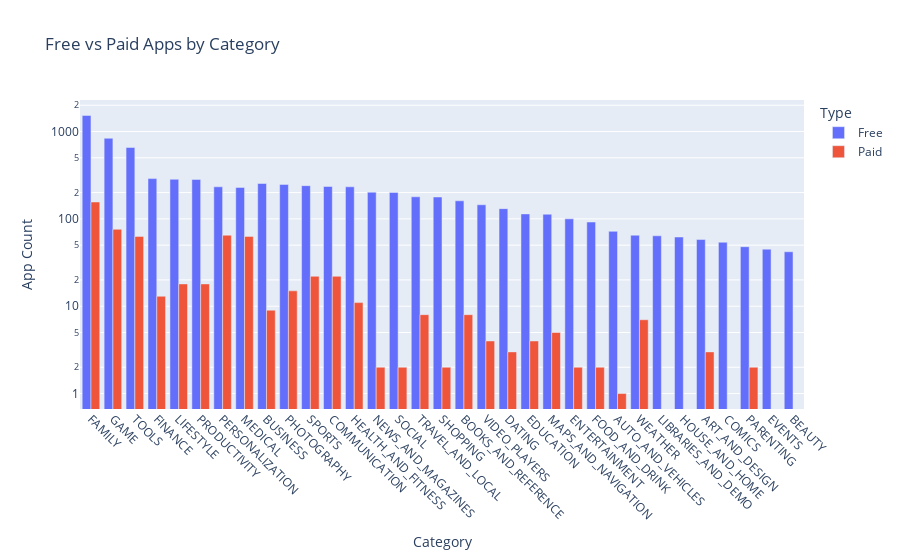
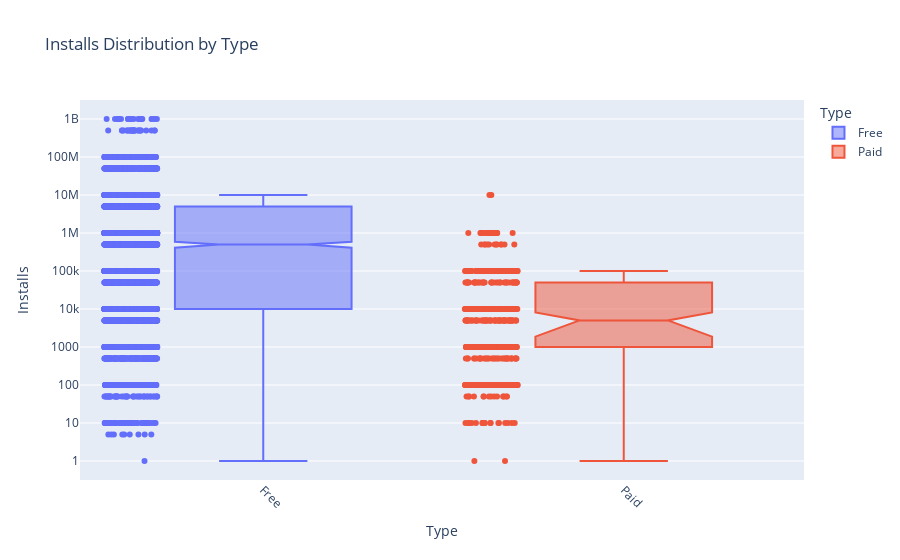
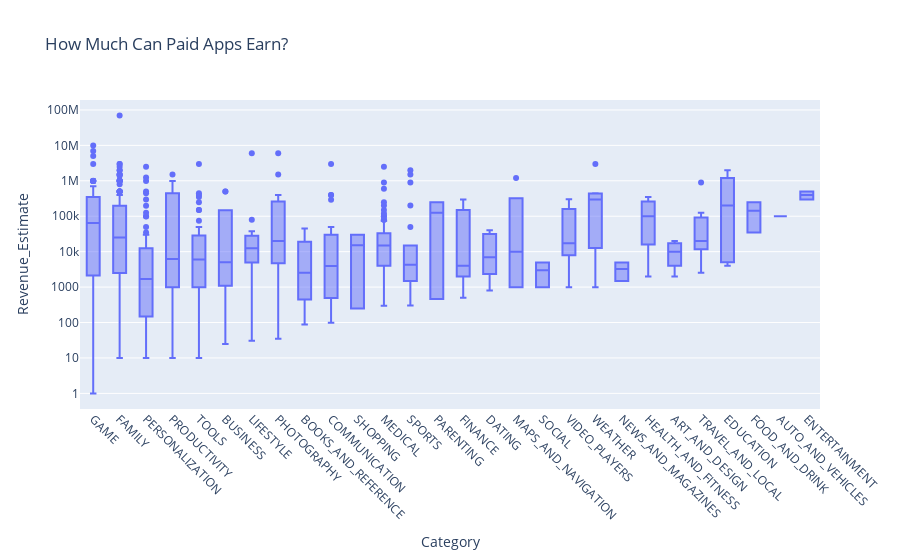

These figures' notebook cell, in order:
### Markdown cell above
# Grouped Bar Charts and Box Plots with Plotly

### Code cell
if __name__ == "__main__":
    setup_logging()

    app_df = return_cleaned_df()
    app_df.Installs = app_df.Installs.replace('[\+,]', '', regex=True).astype(int)
    app_df.Price = app_df.Price.replace('[\$,]', '', regex=True).astype(float)
    print(f'Type count: {app_df.Type.value_counts()}')

    df_free_vs_paid = app_df.groupby(
        ['Category', 'Type'], 
        as_index=False
        ).agg({'App': pd.Series.count}).sort_values(
            by='App',
            ascending=False
        )
    
    bar_fig = px.bar(
        data_frame=df_free_vs_paid, 
        x='Category', 
        y='App', 
        color='Type', 
        title='Free vs Paid Apps by Category',
        labels={'Category': 'Category', 'App': 'App Count'},
        barmode='group'
    )
    bar_fig.update_layout(
        xaxis={'categoryorder': 'total descending'},
        yaxis=dict(type='log'),
        xaxis_tickangle=45,
        legend_title_text='Type'
    )
    bar_fig.show()

    box_fig = px.box(
        data_frame=app_df, 
        x='Type',
        y='Installs',
        color='Type',
        notched=True,
        points='all',
        title='Installs Distribution by Type'
    )
    box_fig.update_layout(
        yaxis=dict(type='log'),
        xaxis_tickangle=45
    )
    box_fig.show()

    paid_apps = app_df[app_df.Type == 'Paid']
    paid_apps = paid_apps[paid_apps.Price < 250]
    paid_apps['Revenue_Estimate'] = paid_apps.Installs * paid_apps.Price
    
    box_fig_paid = px.box(
        data_frame=paid_apps, 
        x='Category', 
        y='Revenue_Estimate',
        title='How Much Can Paid Apps Earn?'
    )
    box_fig_paid.update_layout(
        yaxis=dict(type='log'),
        xaxis={'categoryorder': 'min ascending'},
        xaxis_tickangle=45
    )
    box_fig_paid.show()

    box_fig_paid2 = px.box(
        data_frame=paid_apps, 
        x='Category', 
        y='Price',
        title='Price per Category'
    )
    box_fig_paid2.update_layout(
        yaxis=dict(type='log'),
        xaxis={'categoryorder': 'max descending'},
        xaxis_tickangle=45
    )
    box_fig_paid2.show()

### Figure 1 — Plotly figure (JSON) as saved in the notebook; plotly's stock layout.template omitted (floating-point values rounded to 4 significant figures)
{"data": [{"alignmentgroup": "True", "hovertemplate": "Type=Free<br>Category=%{x}<br>App Count=%{y}<extra></extra>", "legendgroup": "Free", "marker": {"color": "#636efa", "pattern": {"shape": ""}}, "name": "Free", "offsetgroup": "Free", "orientation": "v", "showlegend": true, "textposition": "auto", "type": "bar", "x": ["FAMILY", "GAME", "TOOLS", "FINANCE", "LIFESTYLE", "PRODUCTIVITY", "BUSINESS", "PHOTOGRAPHY", "SPORTS", "COMMUNICATION", "HEALTH_AND_FITNESS", "PERSONALIZATION", "MEDICAL", "NEWS_AND_MAGAZINES", "SOCIAL", "TRAVEL_AND_LOCAL", "SHOPPING", "BOOKS_AND_REFERENCE", "VIDEO_PLAYERS", "DATING", "EDUCATION", "MAPS_AND_NAVIGATION", "ENTERTAINMENT", "FOOD_AND_DRINK", "AUTO_AND_VEHICLES", "WEATHER", "LIBRARIES_AND_DEMO", "HOUSE_AND_HOME", "ART_AND_DESIGN", "COMICS", "PARENTING", "EVENTS", "BEAUTY"], "xaxis": "x", "y": [1528, 837, 657, 289, 284, 283, 254, 248, 240, 235, 233, 233, 229, 202, 201, 179, 178, 161, 145, 131, 114, 113, 100, 92, 72, 65, 64, 62, 58, 54, 48, 45, 42], "yaxis": "y"}, {"alignmentgroup": "True", "hovertemplate": "Type=Paid<br>Category=%{x}<br>App Count=%{y}<extra></extra>", "legendgroup": "Paid", "marker": {"color": "#EF553B", "pattern": {"shape": ""}}, "name": "Paid", "offsetgroup": "Paid", "orientation": "v", "showlegend": true, "textposition": "auto", "type": "bar", "x": ["FAMILY", "GAME", "PERSONALIZATION", "TOOLS", "MEDICAL", "SPORTS", "COMMUNICATION", "LIFESTYLE", "PRODUCTIVITY", "PHOTOGRAPHY", "FINANCE", "HEALTH_AND_FITNESS", "BUSINESS", "TRAVEL_AND_LOCAL", "BOOKS_AND_REFERENCE", "WEATHER", "MAPS_AND_NAVIGATION", "EDUCATION", "VIDEO_PLAYERS", "ART_AND_DESIGN", "DATING", "NEWS_AND_MAGAZINES", "ENTERTAINMENT", "FOOD_AND_DRINK", "SOCIAL", "PARENTING", "SHOPPING", "AUTO_AND_VEHICLES"], "xaxis": "x", "y": [156, 76, 65, 63, 63, 22, 22, 18, 18, 15, 13, 11, 9, 8, 8, 7, 5, 4, 4, 3, 3, 2, 2, 2, 2, 2, 2, 1], "yaxis": "y"}], "layout": {"barmode": "group", "legend": {"title": {"text": "Type"}, "tracegroupgap": 0}, "title": {"text": "Free vs Paid Apps by Category"}, "xaxis": {"anchor": "y", "categoryorder": "total descending", "domain": [0, 1], "tickangle": 45, "title": {"text": "Category"}}, "yaxis": {"anchor": "x", "domain": [0, 1], "title": {"text": "App Count"}, "type": "log"}}}

### Figure 2 — Plotly figure (JSON) as saved in the notebook; plotly's stock layout.template omitted (floating-point values rounded to 4 significant figures; data arrays with more than 128 entries replaced by an {"elided": "..."} marker saying what was removed)
{"data": [{"alignmentgroup": "True", "boxpoints": "all", "hovertemplate": "Type=%{x}<br>Installs=%{y}<extra></extra>", "legendgroup": "Free", "marker": {"color": "#636efa"}, "name": "Free", "notched": true, "offsetgroup": "Free", "orientation": "v", "showlegend": true, "type": "box", "x": {"elided": "7676 str values"}, "x0": " ", "xaxis": "x", "y": {"elided": "7676 int values"}, "y0": " ", "yaxis": "y"}, {"alignmentgroup": "True", "boxpoints": "all", "hovertemplate": "Type=%{x}<br>Installs=%{y}<extra></extra>", "legendgroup": "Paid", "marker": {"color": "#EF553B"}, "name": "Paid", "notched": true, "offsetgroup": "Paid", "orientation": "v", "showlegend": true, "type": "box", "x": {"elided": "606 str values"}, "x0": " ", "xaxis": "x", "y": {"elided": "606 int values"}, "y0": " ", "yaxis": "y"}], "layout": {"boxmode": "overlay", "legend": {"title": {"text": "Type"}, "tracegroupgap": 0}, "title": {"text": "Installs Distribution by Type"}, "xaxis": {"anchor": "y", "categoryarray": ["Free", "Paid"], "categoryorder": "array", "domain": [0, 1], "tickangle": 45, "title": {"text": "Type"}}, "yaxis": {"anchor": "x", "domain": [0, 1], "title": {"text": "Installs"}, "type": "log"}}}

### Figure 3 — Plotly figure (JSON) as saved in the notebook; plotly's stock layout.template omitted (floating-point values rounded to 4 significant figures; data arrays with more than 128 entries replaced by an {"elided": "..."} marker saying what was removed)
{"data": [{"alignmentgroup": "True", "hovertemplate": "Category=%{x}<br>Revenue_Estimate=%{y}<extra></extra>", "legendgroup": "", "marker": {"color": "#636efa"}, "name": "", "notched": false, "offsetgroup": "", "orientation": "v", "showlegend": false, "type": "box", "x": {"elided": "591 str values"}, "x0": " ", "xaxis": "x", "y": {"elided": "591 float values"}, "y0": " ", "yaxis": "y"}], "layout": {"boxmode": "group", "legend": {"tracegroupgap": 0}, "title": {"text": "How Much Can Paid Apps Earn?"}, "xaxis": {"anchor": "y", "categoryorder": "min ascending", "domain": [0, 1], "tickangle": 45, "title": {"text": "Category"}}, "yaxis": {"anchor": "x", "domain": [0, 1], "title": {"text": "Revenue_Estimate"}, "type": "log"}}}
